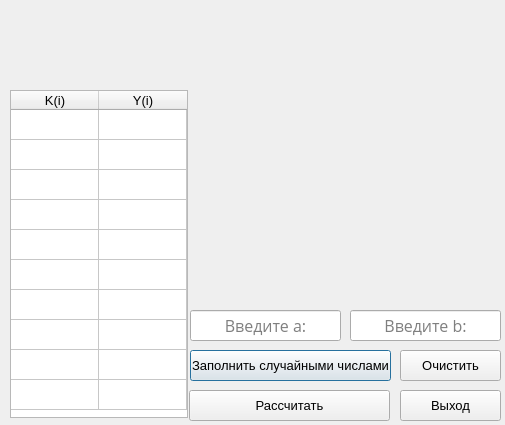
<?xml version="1.0" encoding="UTF-8"?>
<ui version="4.0">
 <class>Dialog</class>
 <widget class="QDialog" name="Dialog">
  <property name="geometry">
   <rect>
    <x>0</x>
    <y>0</y>
    <width>505</width>
    <height>425</height>
   </rect>
  </property>
  <property name="sizePolicy">
   <sizepolicy hsizetype="Fixed" vsizetype="Fixed">
    <horstretch>0</horstretch>
    <verstretch>0</verstretch>
   </sizepolicy>
  </property>
  <property name="minimumSize">
   <size>
    <width>505</width>
    <height>425</height>
   </size>
  </property>
  <property name="maximumSize">
   <size>
    <width>505</width>
    <height>425</height>
   </size>
  </property>
  <property name="windowTitle">
   <string>Сложные табличные вычисления PyQt6</string>
  </property>
  <property name="windowIcon">
   <iconset>
    <normaloff>logo.png</normaloff>logo.png</iconset>
  </property>
  <widget class="QTableWidget" name="tableWidget">
   <property name="geometry">
    <rect>
     <x>10</x>
     <y>90</y>
     <width>178</width>
     <height>328</height>
    </rect>
   </property>
   <property name="baseSize">
    <size>
     <width>0</width>
     <height>0</height>
    </size>
   </property>
   <property name="font">
    <font>
     <pointsize>10</pointsize>
    </font>
   </property>
   <property name="frameShape">
    <enum>QFrame::StyledPanel</enum>
   </property>
   <property name="frameShadow">
    <enum>QFrame::Sunken</enum>
   </property>
   <property name="lineWidth">
    <number>1</number>
   </property>
   <property name="verticalScrollBarPolicy">
    <enum>Qt::ScrollBarAlwaysOff</enum>
   </property>
   <property name="horizontalScrollBarPolicy">
    <enum>Qt::ScrollBarAlwaysOff</enum>
   </property>
   <property name="gridStyle">
    <enum>Qt::SolidLine</enum>
   </property>
   <attribute name="horizontalHeaderMinimumSectionSize">
    <number>20</number>
   </attribute>
   <attribute name="horizontalHeaderDefaultSectionSize">
    <number>88</number>
   </attribute>
   <attribute name="verticalHeaderVisible">
    <bool>false</bool>
   </attribute>
   <attribute name="verticalHeaderShowSortIndicator" stdset="0">
    <bool>false</bool>
   </attribute>
   <attribute name="verticalHeaderStretchLastSection">
    <bool>false</bool>
   </attribute>
   <row>
    <property name="text">
     <string/>
    </property>
   </row>
   <row>
    <property name="text">
     <string/>
    </property>
   </row>
   <row>
    <property name="text">
     <string/>
    </property>
   </row>
   <row>
    <property name="text">
     <string/>
    </property>
   </row>
   <row>
    <property name="text">
     <string/>
    </property>
   </row>
   <row>
    <property name="text">
     <string/>
    </property>
   </row>
   <row>
    <property name="text">
     <string/>
    </property>
   </row>
   <row>
    <property name="text">
     <string/>
    </property>
   </row>
   <row>
    <property name="text">
     <string/>
    </property>
   </row>
   <row>
    <property name="text">
     <string/>
    </property>
   </row>
   <column>
    <property name="text">
     <string>K(i)</string>
    </property>
   </column>
   <column>
    <property name="text">
     <string>Y(i)</string>
    </property>
   </column>
  </widget>
  <widget class="QPushButton" name="btn_random_number">
   <property name="geometry">
    <rect>
     <x>190</x>
     <y>350</y>
     <width>201</width>
     <height>31</height>
    </rect>
   </property>
   <property name="font">
    <font>
     <family>Segoe UI</family>
     <pointsize>10</pointsize>
    </font>
   </property>
   <property name="text">
    <string>Заполнить случайными числами</string>
   </property>
  </widget>
  <widget class="QPushButton" name="btn_solve">
   <property name="geometry">
    <rect>
     <x>189</x>
     <y>390</y>
     <width>201</width>
     <height>31</height>
    </rect>
   </property>
   <property name="font">
    <font>
     <family>Segoe UI</family>
     <pointsize>10</pointsize>
    </font>
   </property>
   <property name="text">
    <string>Рассчитать</string>
   </property>
  </widget>
  <widget class="QPushButton" name="btn_clear">
   <property name="geometry">
    <rect>
     <x>400</x>
     <y>350</y>
     <width>101</width>
     <height>31</height>
    </rect>
   </property>
   <property name="font">
    <font>
     <family>Segoe UI</family>
     <pointsize>10</pointsize>
    </font>
   </property>
   <property name="text">
    <string>Очистить</string>
   </property>
  </widget>
  <widget class="QPushButton" name="btn_exit">
   <property name="geometry">
    <rect>
     <x>400</x>
     <y>390</y>
     <width>101</width>
     <height>31</height>
    </rect>
   </property>
   <property name="font">
    <font>
     <family>Segoe UI</family>
     <pointsize>10</pointsize>
    </font>
   </property>
   <property name="text">
    <string>Выход</string>
   </property>
  </widget>
  <widget class="QLabel" name="label_img">
   <property name="geometry">
    <rect>
     <x>10</x>
     <y>10</y>
     <width>491</width>
     <height>71</height>
    </rect>
   </property>
   <property name="text">
    <string/>
   </property>
   <property name="pixmap">
    <pixmap>variant.png</pixmap>
   </property>
   <property name="scaledContents">
    <bool>true</bool>
   </property>
   <property name="alignment">
    <set>Qt::AlignCenter</set>
   </property>
  </widget>
  <widget class="QLabel" name="label_error">
   <property name="geometry">
    <rect>
     <x>190</x>
     <y>100</y>
     <width>311</width>
     <height>201</height>
    </rect>
   </property>
   <property name="font">
    <font>
     <family>Segoe UI</family>
     <pointsize>13</pointsize>
     <weight>75</weight>
     <italic>false</italic>
     <bold>true</bold>
    </font>
   </property>
   <property name="styleSheet">
    <string notr="true">color: rgb(255, 0, 0); font: bold</string>
   </property>
   <property name="text">
    <string/>
   </property>
   <property name="alignment">
    <set>Qt::AlignCenter</set>
   </property>
  </widget>
  <widget class="QLineEdit" name="lineEdit_a">
   <property name="geometry">
    <rect>
     <x>190</x>
     <y>310</y>
     <width>151</width>
     <height>31</height>
    </rect>
   </property>
   <property name="font">
    <font>
     <family>Open Sans</family>
     <pointsize>12</pointsize>
    </font>
   </property>
   <property name="text">
    <string/>
   </property>
   <property name="alignment">
    <set>Qt::AlignCenter</set>
   </property>
   <property name="placeholderText">
    <string>Введите а:</string>
   </property>
  </widget>
  <widget class="QLineEdit" name="lineEdit_b">
   <property name="geometry">
    <rect>
     <x>350</x>
     <y>310</y>
     <width>151</width>
     <height>31</height>
    </rect>
   </property>
   <property name="font">
    <font>
     <family>Open Sans</family>
     <pointsize>12</pointsize>
    </font>
   </property>
   <property name="text">
    <string/>
   </property>
   <property name="alignment">
    <set>Qt::AlignCenter</set>
   </property>
   <property name="placeholderText">
    <string>Введите b:</string>
   </property>
  </widget>
 </widget>
 <resources/>
 <connections/>
</ui>
